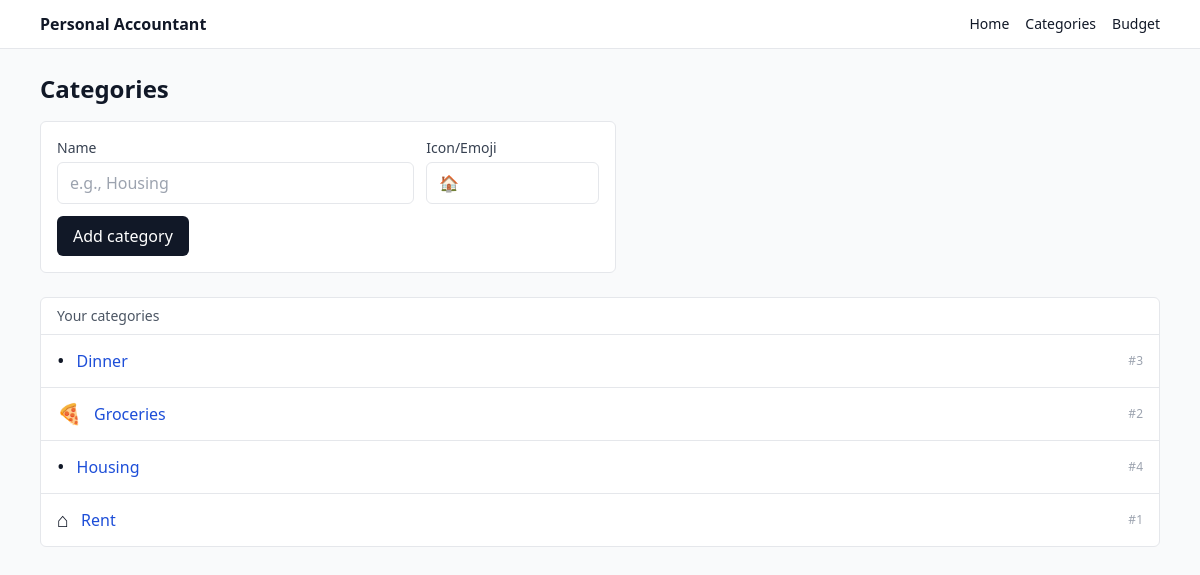
The app's page /categories (signed in), older data.
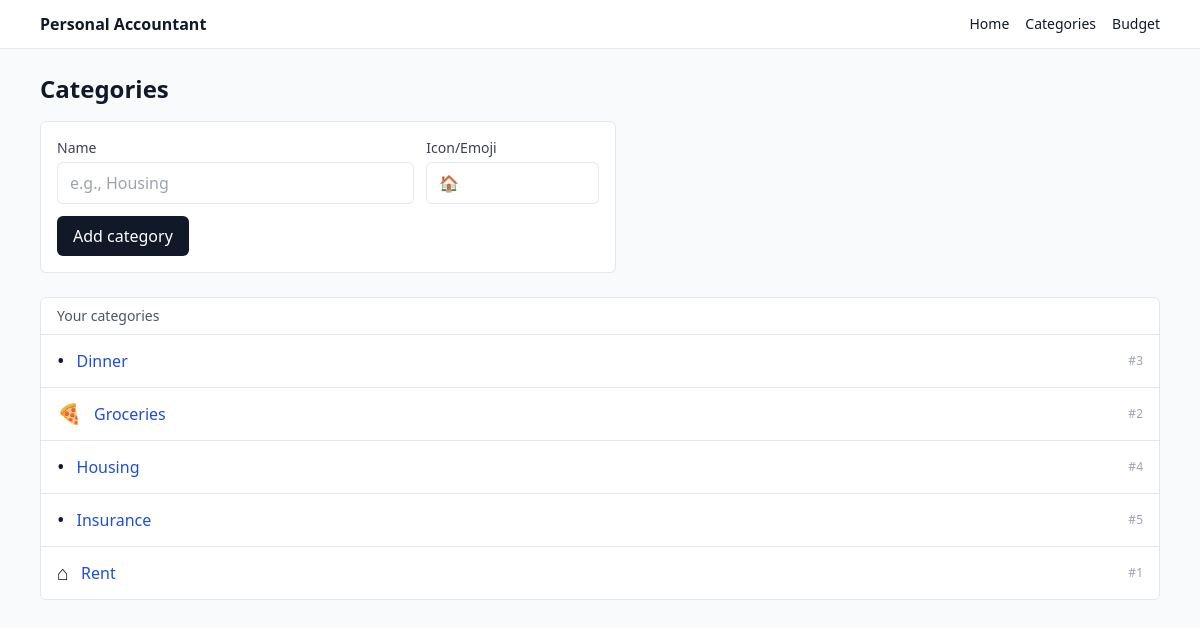
The same page, newer data.
### app/models.py (models this page shows)
class Category(SQLModel, table=True):
    __table_args__ = (
        UniqueConstraint("user_id", "name", name="uq_category_user_name"),
    )
    id: int | None = Field(default=None, primary_key=True)
    user_id: int = Field(foreign_key="user.id", index=True)
    name: str
    icon: str | None = None  # emoji or icon key
    created_at: datetime = Field(default_factory=datetime.utcnow)

### app/routes/categories.py (the view)
@router.get("/categories", response_class=HTMLResponse)
def list_categories(
    request: Request,
    db: Session = Depends(get_session),
    uid: int | None = Depends(current_user_id),
):
    if not uid:
        return RedirectResponse(url="/login", status_code=303)
    cats = db.exec(select(Category).where(Category.user_id == uid).order_by(Category.name)).all()
    return templates.TemplateResponse(
        "categories.html",
        {"request": request, "title": "Categories", "user_id": uid, "categories": cats, "error": None},
    )

### templates/categories.html (shortened to what this page needs)
{% extends "_base.html" %}
{% block content %}
  <div class="flex items-center justify-between mb-4">
    <h1 class="text-2xl font-semibold">Categories</h1>
  </div>
  <form method="post" action="/categories" class="mb-6 grid gap-3 max-w-xl rounded-md border bg-white p-4">
    <div class="grid grid-cols-1 sm:grid-cols-3 gap-3">
      <div class="sm:col-span-2">
        <label class="block text-sm text-gray-700">Name</label>
        <input name="name" required class="mt-1 w-full rounded-md border px-3 py-2" placeholder="e.g., Housing" />
      </div>
      <div>
        <label class="block text-sm text-gray-700">Icon/Emoji</label>
        <input name="icon" class="mt-1 w-full rounded-md border px-3 py-2" placeholder="🏠" />
      </div>
    </div>
    <button class="justify-self-start rounded-md bg-gray-900 px-4 py-2 text-white hover:bg-black">
      Add category
    </button>
  </form>
  <div class="rounded-md border bg-white">
    <div class="border-b px-4 py-2 text-sm text-gray-600">Your categories</div>
    {% if categories|length == 0 %}
      <div class="px-4 py-4 text-sm text-gray-600">No categories yet.</div>
    {% else %}
      <ul class="divide-y">
        {% for c in categories %}
          <li class="px-4 py-3 flex items-center justify-between">
            <div class="flex items-center gap-3">
              <span class="text-xl">{{ c.icon or "•" }}</span>
              <a class="font-medium text-blue-700 hover:underline" href="/categories/{{ c.id }}">
                {{ c.name }}
              </a>
            </div>
            <span class="text-xs text-gray-400">#{{ c.id }}</span>
          </li>
        {% endfor %}
      </ul>
    {% endif %}
  </div>
{% endblock %}

Row changes from the older to the newer data that the page shows:
added Category: icon "•", name "Insurance", id "5"
